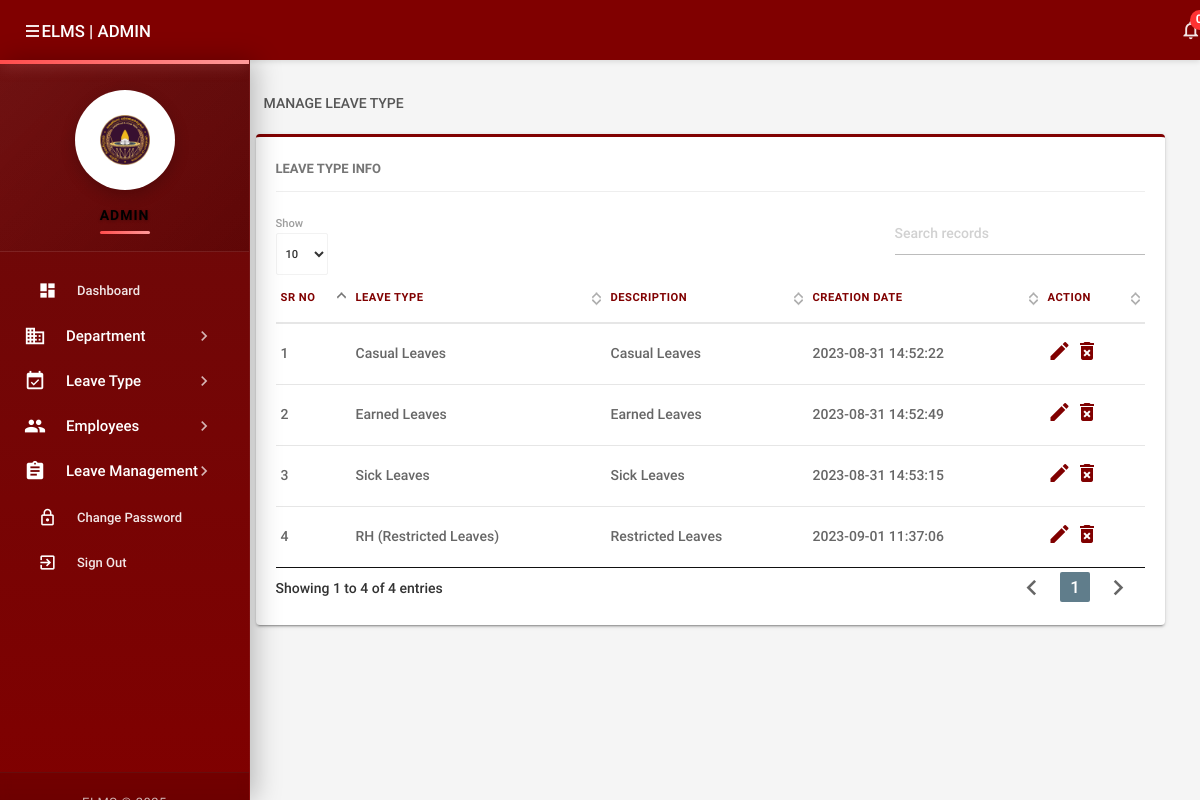
Screenshot of /admin/manageleavetype.php (signed in) with the database file from the repository.
### tables this page shows
CREATE TABLE tblleavetype (
  id int(11) NOT NULL,
  LeaveType varchar(200) DEFAULT NULL,
  Description mediumtext DEFAULT NULL,
  CreationDate timestamp NOT NULL DEFAULT current_timestamp()
);

### admin/manageleavetype.php (the view, shortened to what this page needs)
<?php
include('includes/config.php');
if(strlen($_SESSION['alogin'])==0)
    {
header('location:index.php');
}
else{
 ?>
<!DOCTYPE html>
<html lang="en">
    <head>
        <link type="text/css" rel="stylesheet" href="../assets/plugins/materialize/css/materialize.min.css"/>
        <link href="../assets/plugins/material-preloader/css/materialPreloader.min.css" rel="stylesheet">
        <link href="../assets/plugins/datatables/css/jquery.dataTables.min.css" rel="stylesheet">
        <link href="../assets/css/alpha.min.css" rel="stylesheet" type="text/css"/>
        <link href="../assets/css/custom.css" rel="stylesheet" type="text/css"/>
    </head>
    <body>
       <?php include('includes/header.php');?>
       <?php include('includes/sidebar.php');?>
            <main class="mn-inner">
                <div class="row">
                    <div class="col s12">
                        <div class="page-title">Manage Leave Type</div>
                    </div>
                    <div class="col s12 m12 l12">
                        <div class="card">
                            <div class="card-content">
                                <span class="card-title">Leave Type Info</span>
                                <table id="example" class="display responsive-table ">
                                    <thead>
                                        <tr>
                                            <th>Sr no</th>
                                            <th>Leave Type</th>
                                            <th>Description</th>
                                            <th>Creation Date</th>
                                            <th>Action</th>
                                        </tr>
                                    </thead>
                                    <tbody>
<?php $sql = "SELECT * from tblleavetype";
$query = $dbh -> prepare($sql);
$query->execute();
$results=$query->fetchAll(PDO::FETCH_OBJ);
$cnt=1;
if($query->rowCount() > 0)
{
foreach($results as $result)
{               ?>
                                        <tr>
                                            <td> <?php echo htmlentities($cnt);?></td>
                                            <td><?php echo htmlentities($result->LeaveType);?></td>
                                            <td><?php echo htmlentities($result->Description);?></td>
                                            <td><?php echo htmlentities($result->CreationDate);?></td>
                                            <td><a href="editleavetype.php?lid=<?php echo htmlentities($result->id);?>"><i class="material-icons">mode_edit</i></a>
                                            <a href="manageleavetype.php?del=<?php echo htmlentities($result->id);?>" onclick="return confirm('Do you want to delete');"> <i class="material-icons">delete_forever</i></a> </td>
                                        </tr>
                                         <?php $cnt++;} }?>
                                    </tbody>
                                </table>
                            </div>
                        </div>
                    </div>
                </div>
            </main>
        </div>
        <div class="left-sidebar-hover"></div>
    </body>
</html>
<?php } ?>

### assets/css/custom.css (style rules this page uses)
:root { --primary-color: #800000; --primary-dark: #660000; --primary-light: #a62e2e; --accent-color: #ff3333; --text-on-primary: #ffffff; --sidebar-bg: #800000; --sidebar-text: #ffffff; --sidebar-hover: #660000; --card-shadow: 0 2px 5px rgba(0,0,0,0.1); }
body { background-color: #f5f5f5; }
a { color: var(--primary-color); }
.card, .card-panel { border-radius: 4px; box-shadow: 0 2px 2px 0 rgba(0,0,0,0.14), 0 1px 5px 0 rgba(0,0,0,0.12), 0 3px 1px -2px rgba(0,0,0,0.2); border-top: 3px solid #800000; margin: 0.5rem 0 1rem 0; transition: box-shadow 0.3s ease; }
.card .card-title { color: #800000; font-weight: 500; padding-bottom: 10px; border-bottom: 1px solid #eee; margin-bottom: 15px; }
table { border-collapse: collapse; width: 100%; margin-bottom: 1rem; }
table > thead > tr > th { color: #800000; font-weight: 500; text-transform: uppercase; font-size: 0.8rem; letter-spacing: 0.5px; }

### rows the page displays
tblleavetype: LeaveType "Casual Leaves", Description "Casual Leaves", CreationDate "2023-08-31 14:52:22"
tblleavetype: LeaveType "Earned Leaves", Description "Earned Leaves", CreationDate "2023-08-31 14:52:49"
tblleavetype: LeaveType "Sick Leaves", Description "Sick Leaves", CreationDate "2023-08-31 14:53:15"
tblleavetype: LeaveType "RH (Restricted Leaves)", Description "Restricted Leaves", CreationDate "2023-09-01 11:37:06"
